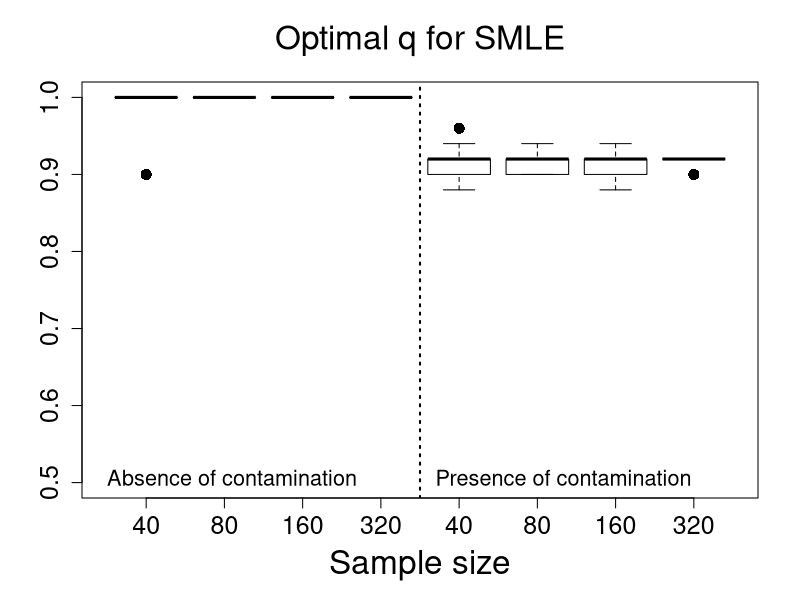
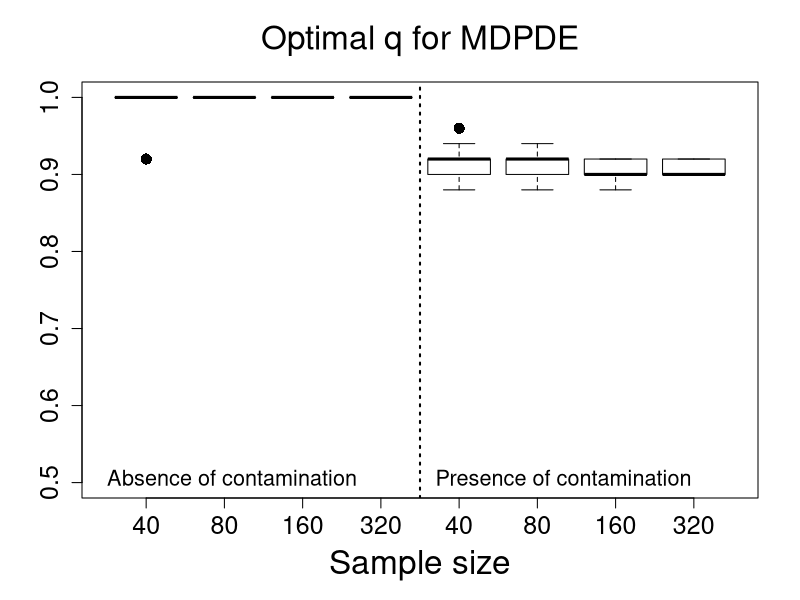

Recreate these plots in R, in order.
#***********************Optimal tuning values***************#
rm(list=ls())

data40 <- read.table("Qoptimal_Scenario3_n40.txt", h=T)
data80 <- read.table("Qoptimal_Scenario3_n80.txt", h=T)
data160 <- read.table("Qoptimal_Scenario3_n160.txt", h=T)
data320 <- read.table("Qoptimal_Scenario3_n320.txt", h=T)

SMLE_n40 <-  data40$qoptimal_SMLE;     SMLEC_n40 <-   data40$qoptimal_SMLE_C
MDPDE_n40 <- data40$qoptimal_MDPDE;    MDPDEC_n40 <-  data40$qoptimal_MDPDE_C
SMLE_n80 <-  data80$qoptimal_SMLE;     SMLEC_n80 <-   data80$qoptimal_SMLE_C
MDPDE_n80 <- data80$qoptimal_MDPDE;    MDPDEC_n80 <-  data80$qoptimal_MDPDE_C
SMLE_n160 <- data160$qoptimal_SMLE;    SMLEC_n160 <-  data160$qoptimal_SMLE_C
MDPDE_n160 <-data160$qoptimal_MDPDE;   MDPDEC_n160 <- data160$qoptimal_MDPDE_C
SMLE_n320 <- data320$qoptimal_SMLE;    SMLEC_n320 <-  data320$qoptimal_SMLE_C
MDPDE_n320 <-data320$qoptimal_MDPDE;   MDPDEC_n320 <- data320$qoptimal_MDPDE_C

#==================================================================
#==================================================================

par(mfrow=c(1,1))

boxplot(SMLE_n40,SMLE_n80,SMLE_n160,SMLE_n320,SMLEC_n40,SMLEC_n80,SMLEC_n160,SMLEC_n320
,main=expression( paste("Optimal ", q, " for SMLE")),
xlab="Sample size",ylab="",names=c(40,80, 160, 320,40,80, 160, 320),outline=T,
ylim=c(0.5,1.0), cex=1.5,cex.lab=2.0,cex.axis=1.5,cex.main=2.0, pch=16, col = NULL)
#abline(1.0,0,col=2,lty=2,lwd=2)
abline(v=4.5,lty=3,lwd=2)
legend(0.0,0.54,"Absence of contamination",bty="n",cex=1.3)
legend(4.2,0.54,"Presence of contamination",bty="n",cex=1.3)

boxplot(MDPDE_n40,MDPDE_n80,MDPDE_n160,MDPDE_n320,MDPDEC_n40,MDPDEC_n80,MDPDEC_n160,MDPDEC_n320,
main=expression( paste("Optimal ", q, " for MDPDE")),
xlab="Sample size",ylab="",names=c(40,80, 160, 320,40,80, 160, 320),outline=T,
ylim=c(0.5,1.0), cex=1.5,cex.lab=2.0,cex.axis=1.5,cex.main=2.0, pch=16, col = NULL)
abline(v=4.5,lty=3,lwd=2)
legend(0.0,0.54,"Absence of contamination",bty="n",cex=1.3)
legend(4.2,0.54,"Presence of contamination",bty="n",cex=1.3)







